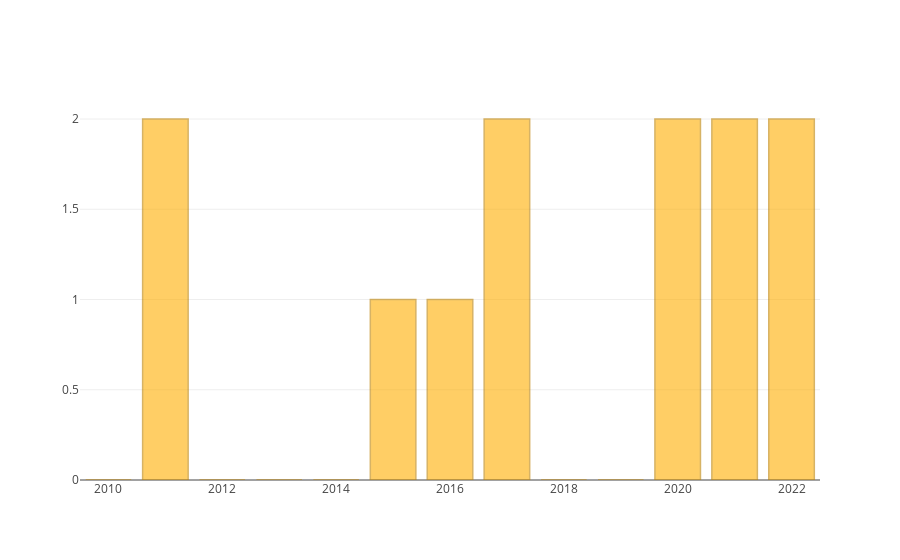

The notebook cell saved with this chart:
### Code cell
dataWindow
    .withColumn("temperatura maxima", func.round($"ta_max", 2))
    .orderBy($"mes".asc)
    .select($"mes", $"año", $"temperatura maxima")
    .show()

val dataToPlot = Seq(
  Bar(
    Seq(2010, 2011, 2012, 2013, 2014, 2015, 2016, 2017, 2018, 2019, 2020, 2021, 2022),
    Seq(year2010, year2011, year2012, year2013, year2014, year2015, year2016, 
        year2017, year2018, year2019, year2020, year2021, year2022),
    marker = Marker(
        color = Color.RGB(255, 174, 0),
        opacity = 0.6,
        line = Line(
            color = Color.RGB(189, 129, 0),
              width = 1.5
        )
    )
  )
)

plot(dataToPlot)

### Figure 1 — Plotly figure (JSON) as saved in the notebook; plotly's stock layout.template omitted (floating-point values rounded to 4 significant figures)
{"data": [{"marker": {"color": "rgb(255, 174, 0)", "line": {"color": "rgb(189, 129, 0)", "width": 1.5}, "opacity": 0.6}, "type": "bar", "x": [2010, 2011, 2012, 2013, 2014, 2015, 2016, 2017, 2018, 2019, 2020, 2021, 2022], "y": [0, 2, 0, 0, 0, 1, 1, 2, 0, 0, 2, 2, 2]}], "layout": {}}
